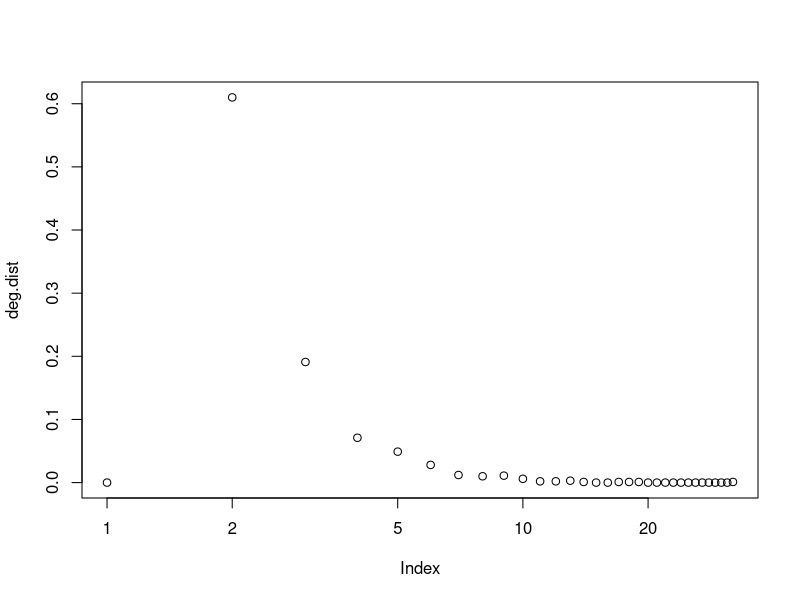

Source code (R):
#######################################################
# EE232E Homework 1
# 	Kyeong Ho Moon (104617357)
# 	Duckha Hwang   ()
# April 13, 2016
#######################################################


#######################################################
##### 0. load library
library(igraph)

#######################################################
##### 2(a)
n = 1000
g_2a <- barabasi.game(n,directed=FALSE)
deg.dist = degree_distribution(g_2a)
plot(deg.dist, log='x')
print(diameter(g_2a, directed=FALSE, unconnected=is.connected(g_2a)))


##### 2(b)
is.connected(g_2a)
cl <- clusters(g_2a)
gccIndex = which.max(cl$csize)
nonGccNodes <- (1:vcount(g_2a))[cl$membership != gccIndex]
gcc <- delete.vertices(g_2a, nonGccNodes)

fg <- fastgreedy.community(gcc)
cmsize <- sizes(fg)
cmsize <- as.vector(sizes(fg))
print(modularity(g_2a,fg$membership))

##### 2(c)
n = 10000
g_2c <- barabasi.game(n,directed=FALSE)
is.connected(g_2c)
cl <- clusters(g_2c)
gccIndex = which.max(cl$csize)
nonGccNodes <- (1:vcount(g_2c))[cl$membership != gccIndex]
gcc <- delete.vertices(g_2c, nonGccNodes)
fg <- fastgreedy.community(gcc)
print(modularity(g_2c,fg$membership))

##### 2(d)



